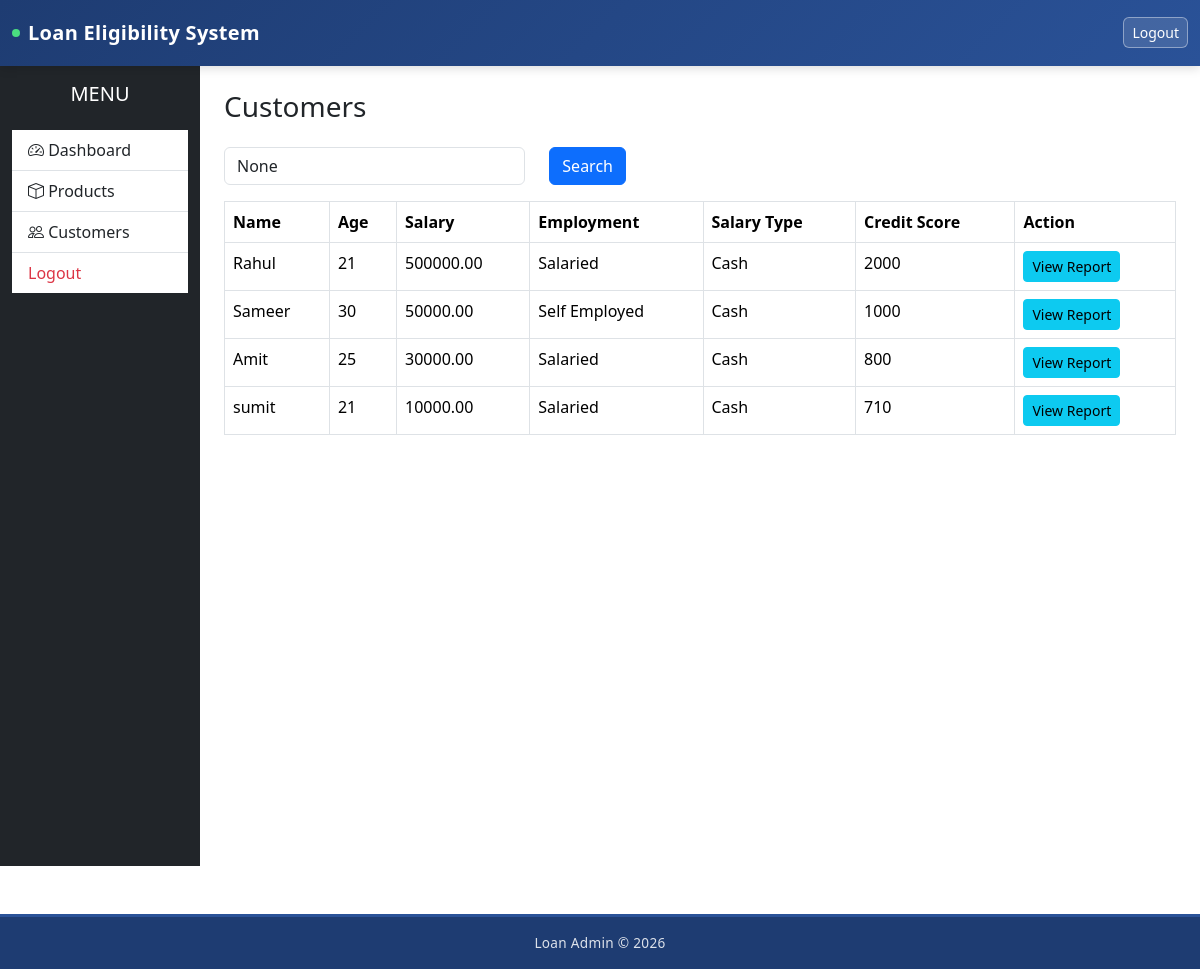
The page /users_directory/ on the database its author committed.
### users_directory/models.py (models this page shows, shortened)
class Customer(models.Model):
    EMPLOYMENT_CHOICES = [
        ("Salaried", "Salaried"),
        ("Self Employed", "Self Employed"),
    ]
    SALARY_TYPE_CHOICES = [
        ("Cash", "Cash"),
        ("Cheque", "Cheque"),
        ("DAT", "DAT"),
    ]
    STATUS_CHOICES = [
        ("Eligible", "Eligible"),
        ("Not Eligible", "Not Eligible"),
    ]
    full_name = models.CharField(max_length=150)
    age = models.PositiveIntegerField()
    monthly_salary = models.DecimalField(
        max_digits=10,
        decimal_places=2
    )
    employment_type = models.CharField(
        max_length=50,
        choices=EMPLOYMENT_CHOICES
    )
    salary_type = models.CharField(
        max_length=20,
        choices=SALARY_TYPE_CHOICES
    )
    credit_score = models.PositiveIntegerField()
    created_at = models.DateTimeField(auto_now_add=True)

### users_directory/views.py (the view)
# urls.py: path("",views.customer_list,name="customer_list"),
def customer_list(request):
    query = request.GET.get("q")
    customers = Customer.objects.all().order_by("-id")
    if query:
        customers = customers.filter(
            Q(full_name__icontains=query)
        )
    return render(
        request,
        "users_directory/customer_list.html",
        {
            "customers": customers,
            "query": query
        }
    )

### users_directory/templates/users_directory/customer_list.html (shortened to what this page needs)
{% extends "base.html" %}
{% block content %}
<div class="d-flex justify-content-between mb-3">
    <h3>Customers</h3>
</div>
<form method="GET" class="row mb-3">
    <div class="col-md-4">
        <input
            type="text"
            name="q"
            value="{{ query }}"
            class="form-control"
            placeholder="Search Customer">
    </div>
    <div class="col-md-2">
        <button type="submit" class="btn btn-primary">
            Search
        </button>
    </div>
</form>
<table class="table table-bordered">
    <thead>
    <tr>
        <th>Name</th>
        <th>Age</th>
        <th>Salary</th>
        <th>Employment</th>
        <th>Salary Type</th>
        <th>Credit Score</th>
        <th>Action</th>
    </tr>
    </thead>
    <tbody>
    {% for customer in customers %}
        <tr>
            <td>{{ customer.full_name }}</td>
            <td>{{ customer.age }}</td>
            <td>{{ customer.monthly_salary }}</td>
            <td>{{ customer.employment_type }}</td>
            <td>{{ customer.salary_type }}</td>
            <td>{{ customer.credit_score }}</td>
            <td><a href="{% url 'customer_report' customer.id %}" class="btn btn-info btn-sm">
        View Report
    </a>
    </td>
        </tr>
    {% empty %}
        <tr>
            <td colspan="7">
                No Customer Found
            </td>
        </tr>
    {% endfor %}
    </tbody>
</table>
{% endblock %}

### rows shown on the page
Customer: full_name "Rahul", age "21", monthly_salary "500000.00", employment_type "Salaried", salary_type "Cash", credit_score "2000"
Customer: full_name "Sameer", age "30", monthly_salary "50000.00", employment_type "Self Employed", salary_type "Cash", credit_score "1000"
Customer: full_name "Amit", age "25", monthly_salary "30000.00", employment_type "Salaried", salary_type "Cash", credit_score "800"
Customer: full_name "sumit", age "21", monthly_salary "10000.00", employment_type "Salaried", salary_type "Cash", credit_score "710"
